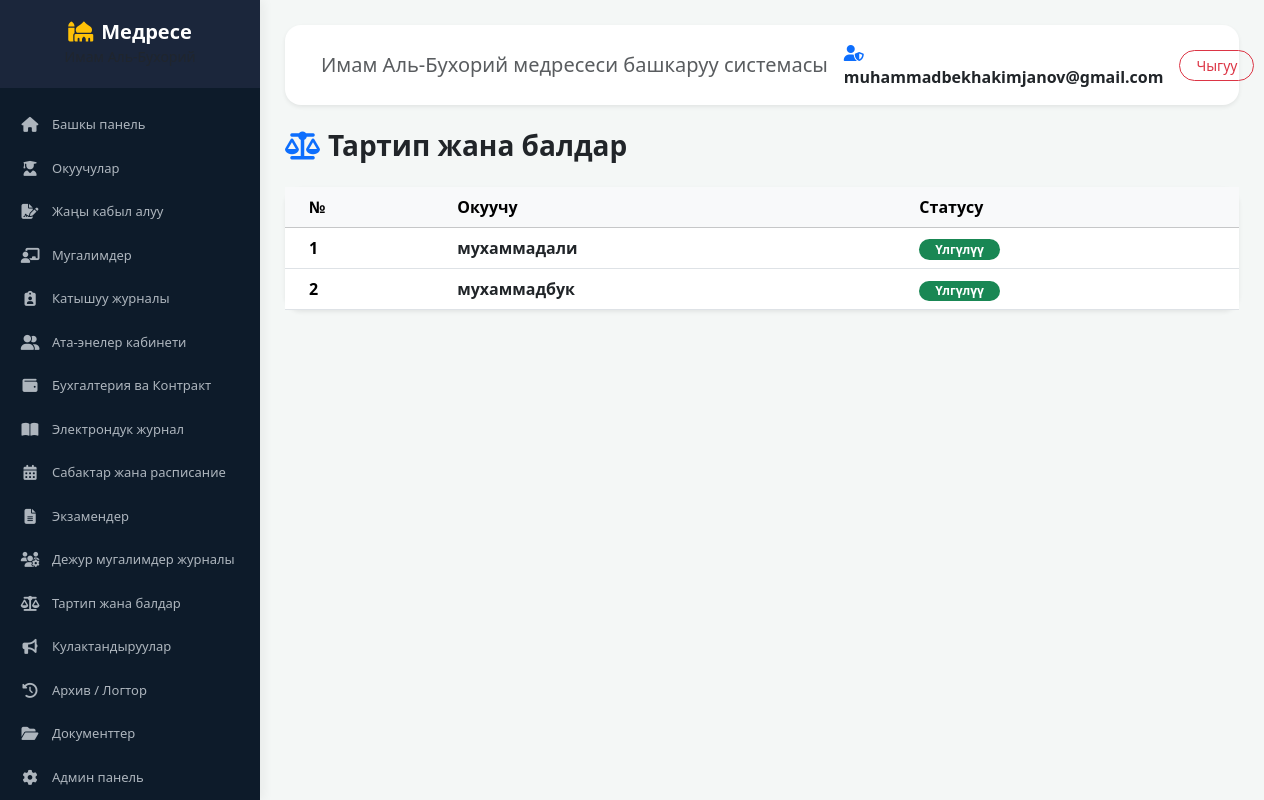
The page /discipline/ (signed in) on the database its author committed.
### madrasah/accounts/models.py (models this page shows)
class User(AbstractUser):
    middle_name = models.CharField(max_length=150, blank=True, null=True, verbose_name="Атасынын аты")
    phone = models.CharField(max_length=20, blank=True, null=True, verbose_name="Телефон номери")
    role = models.CharField(
        max_length=20,
        choices=[('student', 'Окуучу'), ('teacher', 'Мугалим'), ('admin', 'Админ')],
        default='student',
        verbose_name="Ролу"
    )

### madrasah/core/models.py (models this page shows, shortened)
class Student(models.Model):
    photo = models.ImageField(
        upload_to='students/', blank=True, null=True, verbose_name='Сүрөтү'
    )
    name = models.CharField(max_length=100, verbose_name='Аты-жөнү')
    group = models.CharField(max_length=50, verbose_name='Тайпасы')
    birth_date = models.DateField(
        null=True, blank=True, verbose_name='Туулган күнү'
    )
    phone = models.CharField(max_length=20, blank=True, verbose_name='Телефон номери')
    contract_amount = models.DecimalField(
        max_digits=10, decimal_places=2, default=0.00, verbose_name='Контракт суммасы'
    )
    doc_1_application = models.BooleanField(default=False, verbose_name='1. Мүдүрдүн атына арыз')
    doc_2_passport = models.BooleanField(default=False, verbose_name='2. Паспорт же туулгандыгы тууралуу күбөлүк')
    doc_3_certificate = models.BooleanField(default=False, verbose_name='3. 9-классты бүтүргөндүгү күбөлүк/аттестат/диплом')
    doc_4_reference = models.BooleanField(default=False, verbose_name='4. Акыркы окуган/иштеген жеринен мүнөздөмө')
    doc_5_military = models.BooleanField(default=False, verbose_name='5. Аскердик каттоо күбөлүгү же приписной')
    doc_6_juvenile = models.BooleanField(default=False, verbose_name='6. ИИБдө ИЖИ каттоодо турбайт деген маалымат')
    doc_7_no_criminal = models.BooleanField(default=False, verbose_name='7. Соттолгон эмес деген маалымат')
    doc_8_photos = models.BooleanField(default=False, verbose_name='8. 3x4 өлчөмүндөгү сүрөт (6 даана)')
    doc_9_exam_sheet = models.BooleanField(default=False, verbose_name='9. Кабыл алуу сынагынын ведомосту')
    doc_10_contract = models.BooleanField(default=False, verbose_name='10. Келишим')
    doc_11_parent_passport = models.BooleanField(default=False, verbose_name='11. Ата-энесинин паспортунан көчүрмө')
    doc_12_residence = models.BooleanField(default=False, verbose_name='12. Жашаган жеринен маалымат')
    class Meta:
        verbose_name = 'Студент'
        verbose_name_plural = 'Студенттер'

### madrasah/core/views.py (the view)
# urls.py: path('discipline/', views.discipline_view, name='discipline'),
@login_required
def discipline_view(request):
    students = Student.objects.all()
    return render(request, "core/discipline_list.html", {"students": students})

### madrasah/core/context_processors.py (called while the page is built)
def menu(request):
    if request.user.is_authenticated:
        return {"menu_items": MENU.get(request.user.role, [])}
    return {"menu_items": []}

### madrasah/templates/core/discipline_list.html (shortened to what this page needs)
{% extends 'base.html' %}
{% block content %}
<h3 class="fw-bold text-dark mb-4"><i class="fa-solid fa-scale-balanced text-primary me-2"></i>Тартип жана балдар</h3>
<div class="card border-0 shadow-sm rounded-4">
    <div class="card-body p-0">
        <div class="table-responsive">
            <table class="table table-hover align-middle mb-0">
                <thead class="table-light">
                    <tr>
                        <th class="ps-4">№</th>
                        <th>Окуучу</th>
                        <th>Статусу</th>
                    </tr>
                </thead>
                <tbody>
                    {% for student in students %}
                    <tr>
                        <td class="ps-4 fw-bold">{{ forloop.counter }}</td>
                        <td class="fw-semibold text-dark">{{ student.name }}</td>
                        <td><span class="badge bg-success rounded-pill px-3">Үлгүлүү</span></td>
                    </tr>
                    {% empty %}
                    <tr><td colspan="3" class="text-center py-4 text-muted">Тизме бош.</td></tr>
                    {% endfor %}
                </tbody>
            </table>
        </div>
    </div>
</div>
{% endblock %}

### madrasah/templates/base.html (shortened to what this page needs)
{% load static %}
<!DOCTYPE html>
<html lang="ky">
<head>
    <link href="https://cdn.jsdelivr.net/npm/bootstrap@5.3.2/dist/css/bootstrap.min.css" rel="stylesheet">
    <link rel="stylesheet" href="https://cdnjs.cloudflare.com/ajax/libs/font-awesome/6.4.2/css/all.min.css">
</head>
<body>
    <nav id="sidebar">
        <div class="sidebar-header">
            <h5 class="fw-bold mb-0 text-white"><i class="fa-solid fa-mosque me-2 text-warning"></i>Медресе</h5>
            <small class="text-muted">Имам Аль-Бухорий</small>
        </div>
        <ul class="list-unstyled components">
            <li>
                <a href="{% url 'dashboard' %}"><i class="fa-solid fa-house"></i> Башкы панель</a>
            </li>
            <li>
                <a href="{% url 'students_list' %}"><i class="fa-solid fa-user-graduate"></i> Окуучулар</a>
            </li>
            <li>
                <a href="{% url 'students_list' %}"><i class="fa-solid fa-file-signature"></i> Жаңы кабыл алуу</a>
            </li>
            <li>
                <a href="{% url 'teachers_list' %}"><i class="fa-solid fa-chalkboard-user"></i> Мугалимдер</a>
            </li>
            <li>
                <a href="{% url 'attendance' %}"><i class="fa-solid fa-clipboard-user"></i> Катышуу журналы</a>
            </li>
            <li>
                <a href="{% url 'parents_cabinet' %}"><i class="fa-solid fa-user-group"></i> Ата-энелер кабинети</a>
            </li>
            <li>
                <a href="{% url 'accounting' %}"><i class="fa-solid fa-wallet"></i> Бухгалтерия ва Контракт</a>
            </li>
            <li>
                <a href="{% url 'gradebook' %}"><i class="fa-solid fa-book-open"></i> Электрондук журнал</a>
            </li>
            <li>
                <a href="{% url 'schedule_list' %}"><i class="fa-solid fa-calendar-days"></i> Сабактар жана расписание</a>
            </li>
            <li>
                <a href="{% url 'exams_list' %}"><i class="fa-solid fa-file-lines"></i> Экзамендер</a>
            </li>
            <li>
                <a href="{% url 'duty_schedule_list' %}"><i class="fa-solid fa-users-gear"></i> Дежур мугалимдер журналы</a>
            </li>
            <li>
                <a href="{% url 'discipline' %}"><i class="fa-solid fa-scale-balanced"></i> Тартип жана балдар</a>
            </li>
            <li>
                <a href="{% url 'announcements_list' %}"><i class="fa-solid fa-bullhorn"></i> Кулактандыруулар</a>
            </li>
            <li>
                <a href="{% url 'audit_list' %}"><i class="fa-solid fa-clock-rotate-left"></i> Архив / Логтор</a>
            </li>
            <li>
                <a href="{% url 'documents' %}"><i class="fa-solid fa-folder-open"></i> Документтер</a>
            </li>
            <li>
                <a href="{% url 'admin_management' %}"><i class="fa-solid fa-gear"></i> Админ панель</a>
            </li>
        </ul>
    </nav>
    <div id="content">
        <nav class="navbar navbar-expand-lg navbar-light bg-white rounded-4 shadow-sm mb-4 px-4 py-3">
            <div class="container-fluid">
                <span class="navbar-brand mb-0 h6 text-muted">Имам Аль-Бухорий медресеси башкаруу системасы</span>
                <div class="d-flex align-items-center gap-3">
                    <span class="fw-bold text-dark"><i class="fa-solid fa-user-shield me-1 text-primary"></i> {{ user.username|default:"Администратор" }}</span>
                    <a href="{% url 'logout' %}" class="btn btn-outline-danger btn-sm rounded-pill px-3">Чыгуу</a>
                </div>
            </div>
        </nav>
        {% block content %}
        {% endblock %}
    </div>
</body>
</html>

### madrasah/templates/base.html (style rules this page uses)
:root { --sidebar-width: 260px; --primary-color: #0d1b2a; --secondary-color: #1b263b; }
body { background-color: #f4f7f6; font-family: 'Segoe UI', Tahoma, Geneva, Verdana, sans-serif; }
#sidebar { position: fixed; top: 0; left: 0; height: 100vh; width: var(--sidebar-width); background-color: var(--primary-color); color: #fff; transition: all 0.3s; z-index: 1000; overflow-y: auto; box-shadow: 4px 0 10px rgba(0,0,0,0.05); }
#sidebar .sidebar-header { padding: 20px; background-color: var(--secondary-color); text-align: center; }
#sidebar ul.components { padding: 15px 0; }
#sidebar ul li a { padding: 12px 20px; display: flex; align-items: center; color: #adb5bd; text-decoration: none; transition: 0.2s; font-size: 13px; }
#sidebar ul li a i { margin-right: 12px; width: 20px; text-align: center; font-size: 15px; }
#content { margin-left: var(--sidebar-width); padding: 25px; }

### rows shown on the page
User: username "muhammadbekhakimjanov@gmail.com"
Student: name "мухаммадали"
Student: name "мухаммадбук"
